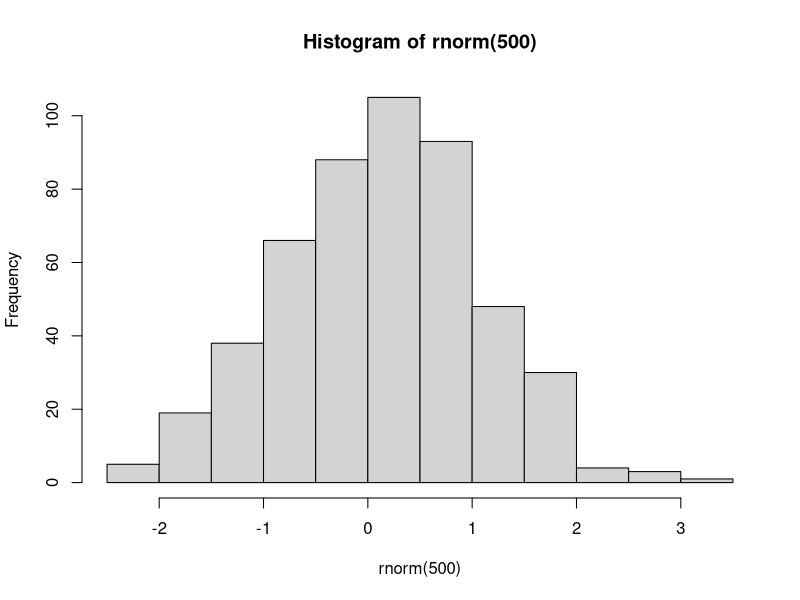

This figure's R source:
## ---- chunk 1
hist(rnorm(500))
